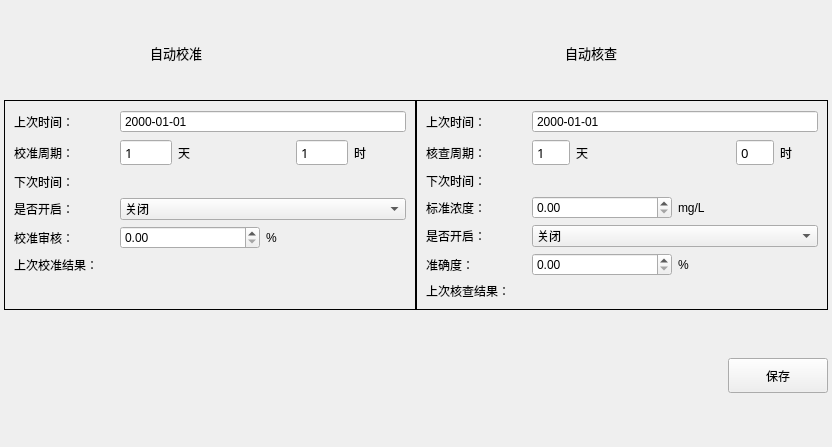
<?xml version="1.0" encoding="UTF-8"?>
<ui version="4.0">
 <class>autocalib</class>
 <widget class="QFrame" name="autocalib">
  <property name="geometry">
   <rect>
    <x>0</x>
    <y>0</y>
    <width>832</width>
    <height>447</height>
   </rect>
  </property>
  <property name="focusPolicy">
   <enum>Qt::TabFocus</enum>
  </property>
  <property name="windowTitle">
   <string>Frame</string>
  </property>
  <property name="autoFillBackground">
   <bool>false</bool>
  </property>
  <property name="frameShape">
   <enum>QFrame::NoFrame</enum>
  </property>
  <property name="frameShadow">
   <enum>QFrame::Raised</enum>
  </property>
  <layout class="QGridLayout" name="gridLayout">
   <property name="leftMargin">
    <number>4</number>
   </property>
   <property name="rightMargin">
    <number>4</number>
   </property>
   <item row="0" column="0">
    <spacer name="horizontalSpacer_5">
     <property name="orientation">
      <enum>Qt::Horizontal</enum>
     </property>
     <property name="sizeType">
      <enum>QSizePolicy::Fixed</enum>
     </property>
     <property name="sizeHint" stdset="0">
      <size>
       <width>140</width>
       <height>20</height>
      </size>
     </property>
    </spacer>
   </item>
   <item row="0" column="1">
    <widget class="QLabel" name="label_15">
     <property name="font">
      <font>
       <family>Arial</family>
       <pointsize>10</pointsize>
      </font>
     </property>
     <property name="text">
      <string>自动校准</string>
     </property>
    </widget>
   </item>
   <item row="0" column="2">
    <spacer name="horizontalSpacer_8">
     <property name="orientation">
      <enum>Qt::Horizontal</enum>
     </property>
     <property name="sizeType">
      <enum>QSizePolicy::Fixed</enum>
     </property>
     <property name="sizeHint" stdset="0">
      <size>
       <width>100</width>
       <height>20</height>
      </size>
     </property>
    </spacer>
   </item>
   <item row="0" column="3">
    <spacer name="horizontalSpacer_6">
     <property name="orientation">
      <enum>Qt::Horizontal</enum>
     </property>
     <property name="sizeType">
      <enum>QSizePolicy::Fixed</enum>
     </property>
     <property name="sizeHint" stdset="0">
      <size>
       <width>140</width>
       <height>20</height>
      </size>
     </property>
    </spacer>
   </item>
   <item row="0" column="4">
    <widget class="QLabel" name="label_16">
     <property name="font">
      <font>
       <family>Arial</family>
       <pointsize>10</pointsize>
      </font>
     </property>
     <property name="text">
      <string>自动核查</string>
     </property>
    </widget>
   </item>
   <item row="0" column="5">
    <spacer name="horizontalSpacer_7">
     <property name="orientation">
      <enum>Qt::Horizontal</enum>
     </property>
     <property name="sizeType">
      <enum>QSizePolicy::Fixed</enum>
     </property>
     <property name="sizeHint" stdset="0">
      <size>
       <width>100</width>
       <height>20</height>
      </size>
     </property>
    </spacer>
   </item>
   <item row="1" column="0" colspan="6">
    <layout class="QHBoxLayout" name="horizontalLayout_8" stretch="1,1">
     <property name="spacing">
      <number>0</number>
     </property>
     <item>
      <widget class="QFrame" name="frame">
       <property name="layoutDirection">
        <enum>Qt::LeftToRight</enum>
       </property>
       <property name="styleSheet">
        <string notr="true">
font: 10pt &quot;Sans Serif&quot;;</string>
       </property>
       <property name="frameShape">
        <enum>QFrame::Panel</enum>
       </property>
       <property name="frameShadow">
        <enum>QFrame::Plain</enum>
       </property>
       <layout class="QGridLayout" name="gridLayout_2">
        <item row="0" column="0">
         <widget class="QLabel" name="label_4">
          <property name="sizePolicy">
           <sizepolicy hsizetype="Fixed" vsizetype="Preferred">
            <horstretch>0</horstretch>
            <verstretch>0</verstretch>
           </sizepolicy>
          </property>
          <property name="minimumSize">
           <size>
            <width>100</width>
            <height>0</height>
           </size>
          </property>
          <property name="maximumSize">
           <size>
            <width>100</width>
            <height>16777215</height>
           </size>
          </property>
          <property name="text">
           <string>上次时间：</string>
          </property>
         </widget>
        </item>
        <item row="1" column="0">
         <widget class="QLabel" name="label">
          <property name="sizePolicy">
           <sizepolicy hsizetype="Fixed" vsizetype="Preferred">
            <horstretch>0</horstretch>
            <verstretch>0</verstretch>
           </sizepolicy>
          </property>
          <property name="minimumSize">
           <size>
            <width>100</width>
            <height>0</height>
           </size>
          </property>
          <property name="maximumSize">
           <size>
            <width>100</width>
            <height>16777215</height>
           </size>
          </property>
          <property name="text">
           <string>校准周期：</string>
          </property>
         </widget>
        </item>
        <item row="1" column="1">
         <layout class="QHBoxLayout" name="horizontalLayout_5">
          <item>
           <widget class="QSpinBox" name="dayline">
            <property name="sizePolicy">
             <sizepolicy hsizetype="Preferred" vsizetype="Preferred">
              <horstretch>0</horstretch>
              <verstretch>0</verstretch>
             </sizepolicy>
            </property>
            <property name="font">
             <font>
              <family>Sans Serif</family>
              <pointsize>10</pointsize>
              <weight>50</weight>
              <italic>false</italic>
              <bold>false</bold>
             </font>
            </property>
            <property name="buttonSymbols">
             <enum>QAbstractSpinBox::NoButtons</enum>
            </property>
            <property name="minimum">
             <number>1</number>
            </property>
            <property name="singleStep">
             <number>1</number>
            </property>
            <property name="value">
             <number>1</number>
            </property>
           </widget>
          </item>
          <item>
           <widget class="QLabel" name="label_2">
            <property name="text">
             <string>天</string>
            </property>
           </widget>
          </item>
          <item>
           <spacer name="horizontalSpacer_2">
            <property name="orientation">
             <enum>Qt::Horizontal</enum>
            </property>
            <property name="sizeType">
             <enum>QSizePolicy::Fixed</enum>
            </property>
            <property name="sizeHint" stdset="0">
             <size>
              <width>60</width>
              <height>20</height>
             </size>
            </property>
           </spacer>
          </item>
          <item>
           <widget class="QSpinBox" name="hourline">
            <property name="sizePolicy">
             <sizepolicy hsizetype="Preferred" vsizetype="Preferred">
              <horstretch>0</horstretch>
              <verstretch>0</verstretch>
             </sizepolicy>
            </property>
            <property name="font">
             <font>
              <family>Sans Serif</family>
              <pointsize>10</pointsize>
              <weight>50</weight>
              <italic>false</italic>
              <bold>false</bold>
             </font>
            </property>
            <property name="buttonSymbols">
             <enum>QAbstractSpinBox::NoButtons</enum>
            </property>
            <property name="minimum">
             <number>0</number>
            </property>
            <property name="maximum">
             <number>23</number>
            </property>
            <property name="value">
             <number>1</number>
            </property>
           </widget>
          </item>
          <item>
           <widget class="QLabel" name="label_3">
            <property name="text">
             <string>时</string>
            </property>
           </widget>
          </item>
         </layout>
        </item>
        <item row="2" column="0">
         <widget class="QLabel" name="label_17">
          <property name="sizePolicy">
           <sizepolicy hsizetype="Fixed" vsizetype="Preferred">
            <horstretch>0</horstretch>
            <verstretch>0</verstretch>
           </sizepolicy>
          </property>
          <property name="minimumSize">
           <size>
            <width>100</width>
            <height>0</height>
           </size>
          </property>
          <property name="maximumSize">
           <size>
            <width>100</width>
            <height>16777215</height>
           </size>
          </property>
          <property name="text">
           <string>下次时间：</string>
          </property>
         </widget>
        </item>
        <item row="3" column="0">
         <widget class="QLabel" name="label_5">
          <property name="sizePolicy">
           <sizepolicy hsizetype="Preferred" vsizetype="Preferred">
            <horstretch>0</horstretch>
            <verstretch>0</verstretch>
           </sizepolicy>
          </property>
          <property name="minimumSize">
           <size>
            <width>100</width>
            <height>0</height>
           </size>
          </property>
          <property name="maximumSize">
           <size>
            <width>100</width>
            <height>16777215</height>
           </size>
          </property>
          <property name="text">
           <string>是否开启：</string>
          </property>
         </widget>
        </item>
        <item row="4" column="0">
         <widget class="QLabel" name="label_6">
          <property name="sizePolicy">
           <sizepolicy hsizetype="Preferred" vsizetype="Preferred">
            <horstretch>0</horstretch>
            <verstretch>0</verstretch>
           </sizepolicy>
          </property>
          <property name="minimumSize">
           <size>
            <width>100</width>
            <height>0</height>
           </size>
          </property>
          <property name="maximumSize">
           <size>
            <width>100</width>
            <height>16777215</height>
           </size>
          </property>
          <property name="text">
           <string>校准审核：</string>
          </property>
         </widget>
        </item>
        <item row="4" column="1">
         <layout class="QHBoxLayout" name="horizontalLayout_7">
          <item>
           <widget class="QDoubleSpinBox" name="reviewcalib">
            <property name="sizePolicy">
             <sizepolicy hsizetype="Preferred" vsizetype="Preferred">
              <horstretch>0</horstretch>
              <verstretch>0</verstretch>
             </sizepolicy>
            </property>
            <property name="maximumSize">
             <size>
              <width>16777215</width>
              <height>30</height>
             </size>
            </property>
            <property name="maximum">
             <double>100.000000000000000</double>
            </property>
           </widget>
          </item>
          <item>
           <widget class="QLabel" name="label_7">
            <property name="text">
             <string>%</string>
            </property>
           </widget>
          </item>
         </layout>
        </item>
        <item row="5" column="0">
         <widget class="QLabel" name="label_23">
          <property name="sizePolicy">
           <sizepolicy hsizetype="Preferred" vsizetype="Preferred">
            <horstretch>0</horstretch>
            <verstretch>0</verstretch>
           </sizepolicy>
          </property>
          <property name="text">
           <string>上次校准结果：</string>
          </property>
         </widget>
        </item>
        <item row="5" column="1">
         <widget class="QLabel" name="lastcheckResult2">
          <property name="sizePolicy">
           <sizepolicy hsizetype="Preferred" vsizetype="Preferred">
            <horstretch>0</horstretch>
            <verstretch>0</verstretch>
           </sizepolicy>
          </property>
          <property name="minimumSize">
           <size>
            <width>120</width>
            <height>0</height>
           </size>
          </property>
          <property name="text">
           <string/>
          </property>
         </widget>
        </item>
        <item row="2" column="1">
         <widget class="QLabel" name="nextcalibtime">
          <property name="text">
           <string/>
          </property>
         </widget>
        </item>
        <item row="6" column="0">
         <widget class="QLabel" name="label_24">
          <property name="sizePolicy">
           <sizepolicy hsizetype="Preferred" vsizetype="Preferred">
            <horstretch>0</horstretch>
            <verstretch>0</verstretch>
           </sizepolicy>
          </property>
          <property name="text">
           <string/>
          </property>
         </widget>
        </item>
        <item row="6" column="1">
         <widget class="QLabel" name="lastcheckResult2_2">
          <property name="sizePolicy">
           <sizepolicy hsizetype="Preferred" vsizetype="Preferred">
            <horstretch>0</horstretch>
            <verstretch>0</verstretch>
           </sizepolicy>
          </property>
          <property name="minimumSize">
           <size>
            <width>120</width>
            <height>0</height>
           </size>
          </property>
          <property name="text">
           <string/>
          </property>
         </widget>
        </item>
        <item row="3" column="1">
         <widget class="QComboBox" name="enAutoCalib">
          <item>
           <property name="text">
            <string>关闭</string>
           </property>
          </item>
          <item>
           <property name="text">
            <string>开启</string>
           </property>
          </item>
         </widget>
        </item>
        <item row="0" column="1">
         <widget class="QDateEdit" name="lastcalibtime">
          <property name="buttonSymbols">
           <enum>QAbstractSpinBox::NoButtons</enum>
          </property>
          <property name="displayFormat">
           <string>yyyy-MM-dd</string>
          </property>
         </widget>
        </item>
       </layout>
      </widget>
     </item>
     <item>
      <widget class="QFrame" name="frame_2">
       <property name="styleSheet">
        <string notr="true">
font: 10pt &quot;Sans Serif&quot;;</string>
       </property>
       <property name="frameShape">
        <enum>QFrame::Panel</enum>
       </property>
       <property name="frameShadow">
        <enum>QFrame::Plain</enum>
       </property>
       <layout class="QGridLayout" name="gridLayout_3">
        <item row="6" column="1">
         <widget class="QLabel" name="lastcheckResult">
          <property name="sizePolicy">
           <sizepolicy hsizetype="Preferred" vsizetype="Preferred">
            <horstretch>0</horstretch>
            <verstretch>0</verstretch>
           </sizepolicy>
          </property>
          <property name="minimumSize">
           <size>
            <width>120</width>
            <height>0</height>
           </size>
          </property>
          <property name="text">
           <string/>
          </property>
         </widget>
        </item>
        <item row="0" column="0">
         <widget class="QLabel" name="label_8">
          <property name="sizePolicy">
           <sizepolicy hsizetype="Fixed" vsizetype="Preferred">
            <horstretch>0</horstretch>
            <verstretch>0</verstretch>
           </sizepolicy>
          </property>
          <property name="minimumSize">
           <size>
            <width>100</width>
            <height>0</height>
           </size>
          </property>
          <property name="maximumSize">
           <size>
            <width>100</width>
            <height>16777215</height>
           </size>
          </property>
          <property name="text">
           <string>上次时间：</string>
          </property>
         </widget>
        </item>
        <item row="1" column="0">
         <widget class="QLabel" name="label_9">
          <property name="sizePolicy">
           <sizepolicy hsizetype="Fixed" vsizetype="Preferred">
            <horstretch>0</horstretch>
            <verstretch>0</verstretch>
           </sizepolicy>
          </property>
          <property name="minimumSize">
           <size>
            <width>100</width>
            <height>0</height>
           </size>
          </property>
          <property name="maximumSize">
           <size>
            <width>100</width>
            <height>16777215</height>
           </size>
          </property>
          <property name="text">
           <string>核查周期：</string>
          </property>
         </widget>
        </item>
        <item row="1" column="1">
         <layout class="QHBoxLayout" name="horizontalLayout">
          <item>
           <widget class="QSpinBox" name="dayline2">
            <property name="sizePolicy">
             <sizepolicy hsizetype="Preferred" vsizetype="Preferred">
              <horstretch>0</horstretch>
              <verstretch>0</verstretch>
             </sizepolicy>
            </property>
            <property name="font">
             <font>
              <family>Sans Serif</family>
              <pointsize>10</pointsize>
              <weight>50</weight>
              <italic>false</italic>
              <bold>false</bold>
             </font>
            </property>
            <property name="buttonSymbols">
             <enum>QAbstractSpinBox::NoButtons</enum>
            </property>
            <property name="minimum">
             <number>1</number>
            </property>
            <property name="singleStep">
             <number>1</number>
            </property>
            <property name="value">
             <number>1</number>
            </property>
           </widget>
          </item>
          <item>
           <widget class="QLabel" name="label_10">
            <property name="text">
             <string>天</string>
            </property>
           </widget>
          </item>
          <item>
           <spacer name="horizontalSpacer_3">
            <property name="orientation">
             <enum>Qt::Horizontal</enum>
            </property>
            <property name="sizeType">
             <enum>QSizePolicy::Fixed</enum>
            </property>
            <property name="sizeHint" stdset="0">
             <size>
              <width>115</width>
              <height>20</height>
             </size>
            </property>
           </spacer>
          </item>
          <item>
           <widget class="QSpinBox" name="hourline2">
            <property name="sizePolicy">
             <sizepolicy hsizetype="Preferred" vsizetype="Preferred">
              <horstretch>0</horstretch>
              <verstretch>0</verstretch>
             </sizepolicy>
            </property>
            <property name="font">
             <font>
              <family>Sans Serif</family>
              <pointsize>10</pointsize>
              <weight>50</weight>
              <italic>false</italic>
              <bold>false</bold>
             </font>
            </property>
            <property name="buttonSymbols">
             <enum>QAbstractSpinBox::NoButtons</enum>
            </property>
            <property name="minimum">
             <number>0</number>
            </property>
            <property name="maximum">
             <number>23</number>
            </property>
            <property name="value">
             <number>0</number>
            </property>
           </widget>
          </item>
          <item>
           <widget class="QLabel" name="label_11">
            <property name="text">
             <string>时</string>
            </property>
           </widget>
          </item>
         </layout>
        </item>
        <item row="3" column="0">
         <widget class="QLabel" name="label_18">
          <property name="sizePolicy">
           <sizepolicy hsizetype="Fixed" vsizetype="Preferred">
            <horstretch>0</horstretch>
            <verstretch>0</verstretch>
           </sizepolicy>
          </property>
          <property name="minimumSize">
           <size>
            <width>100</width>
            <height>0</height>
           </size>
          </property>
          <property name="maximumSize">
           <size>
            <width>100</width>
            <height>16777215</height>
           </size>
          </property>
          <property name="text">
           <string>标准浓度：</string>
          </property>
         </widget>
        </item>
        <item row="3" column="1">
         <layout class="QHBoxLayout" name="horizontalLayout_2">
          <item>
           <widget class="QDoubleSpinBox" name="standconc">
            <property name="sizePolicy">
             <sizepolicy hsizetype="Preferred" vsizetype="Preferred">
              <horstretch>0</horstretch>
              <verstretch>0</verstretch>
             </sizepolicy>
            </property>
            <property name="maximumSize">
             <size>
              <width>16777215</width>
              <height>30</height>
             </size>
            </property>
            <property name="maximum">
             <double>1000.000000000000000</double>
            </property>
            <property name="singleStep">
             <double>0.000000000000000</double>
            </property>
           </widget>
          </item>
          <item>
           <widget class="QLabel" name="label_19">
            <property name="text">
             <string>mg/L</string>
            </property>
           </widget>
          </item>
         </layout>
        </item>
        <item row="4" column="0">
         <widget class="QLabel" name="label_12">
          <property name="sizePolicy">
           <sizepolicy hsizetype="Fixed" vsizetype="Preferred">
            <horstretch>0</horstretch>
            <verstretch>0</verstretch>
           </sizepolicy>
          </property>
          <property name="minimumSize">
           <size>
            <width>100</width>
            <height>0</height>
           </size>
          </property>
          <property name="maximumSize">
           <size>
            <width>100</width>
            <height>16777215</height>
           </size>
          </property>
          <property name="text">
           <string>是否开启：</string>
          </property>
         </widget>
        </item>
        <item row="5" column="0">
         <widget class="QLabel" name="label_13">
          <property name="sizePolicy">
           <sizepolicy hsizetype="Preferred" vsizetype="Preferred">
            <horstretch>0</horstretch>
            <verstretch>0</verstretch>
           </sizepolicy>
          </property>
          <property name="text">
           <string>准确度：</string>
          </property>
         </widget>
        </item>
        <item row="5" column="1">
         <layout class="QHBoxLayout" name="horizontalLayout_4">
          <item>
           <widget class="QDoubleSpinBox" name="reviewcheck">
            <property name="sizePolicy">
             <sizepolicy hsizetype="Preferred" vsizetype="Preferred">
              <horstretch>0</horstretch>
              <verstretch>0</verstretch>
             </sizepolicy>
            </property>
            <property name="maximumSize">
             <size>
              <width>16777215</width>
              <height>30</height>
             </size>
            </property>
            <property name="maximum">
             <double>100.000000000000000</double>
            </property>
           </widget>
          </item>
          <item>
           <widget class="QLabel" name="label_14">
            <property name="text">
             <string>%</string>
            </property>
           </widget>
          </item>
         </layout>
        </item>
        <item row="6" column="0">
         <widget class="QLabel" name="label_22">
          <property name="sizePolicy">
           <sizepolicy hsizetype="Preferred" vsizetype="Preferred">
            <horstretch>0</horstretch>
            <verstretch>0</verstretch>
           </sizepolicy>
          </property>
          <property name="text">
           <string>上次核查结果：</string>
          </property>
         </widget>
        </item>
        <item row="2" column="0">
         <widget class="QLabel" name="label_20">
          <property name="sizePolicy">
           <sizepolicy hsizetype="Fixed" vsizetype="Preferred">
            <horstretch>0</horstretch>
            <verstretch>0</verstretch>
           </sizepolicy>
          </property>
          <property name="minimumSize">
           <size>
            <width>100</width>
            <height>0</height>
           </size>
          </property>
          <property name="maximumSize">
           <size>
            <width>100</width>
            <height>16777215</height>
           </size>
          </property>
          <property name="text">
           <string>下次时间：</string>
          </property>
         </widget>
        </item>
        <item row="2" column="1">
         <widget class="QLabel" name="nextchecktime">
          <property name="text">
           <string/>
          </property>
         </widget>
        </item>
        <item row="4" column="1">
         <widget class="QComboBox" name="enAutoCheck">
          <item>
           <property name="text">
            <string>关闭</string>
           </property>
          </item>
          <item>
           <property name="text">
            <string>开启</string>
           </property>
          </item>
         </widget>
        </item>
        <item row="0" column="1">
         <widget class="QDateEdit" name="lastchecktime">
          <property name="buttonSymbols">
           <enum>QAbstractSpinBox::NoButtons</enum>
          </property>
          <property name="displayFormat">
           <string>yyyy-MM-dd</string>
          </property>
         </widget>
        </item>
       </layout>
      </widget>
     </item>
    </layout>
   </item>
   <item row="2" column="2">
    <spacer name="verticalSpacer">
     <property name="orientation">
      <enum>Qt::Vertical</enum>
     </property>
     <property name="sizeType">
      <enum>QSizePolicy::Fixed</enum>
     </property>
     <property name="sizeHint" stdset="0">
      <size>
       <width>20</width>
       <height>120</height>
      </size>
     </property>
    </spacer>
   </item>
   <item row="2" column="5">
    <widget class="QPushButton" name="pushButton">
     <property name="minimumSize">
      <size>
       <width>0</width>
       <height>35</height>
      </size>
     </property>
     <property name="text">
      <string>保存</string>
     </property>
    </widget>
   </item>
  </layout>
 </widget>
 <resources/>
 <connections/>
</ui>
